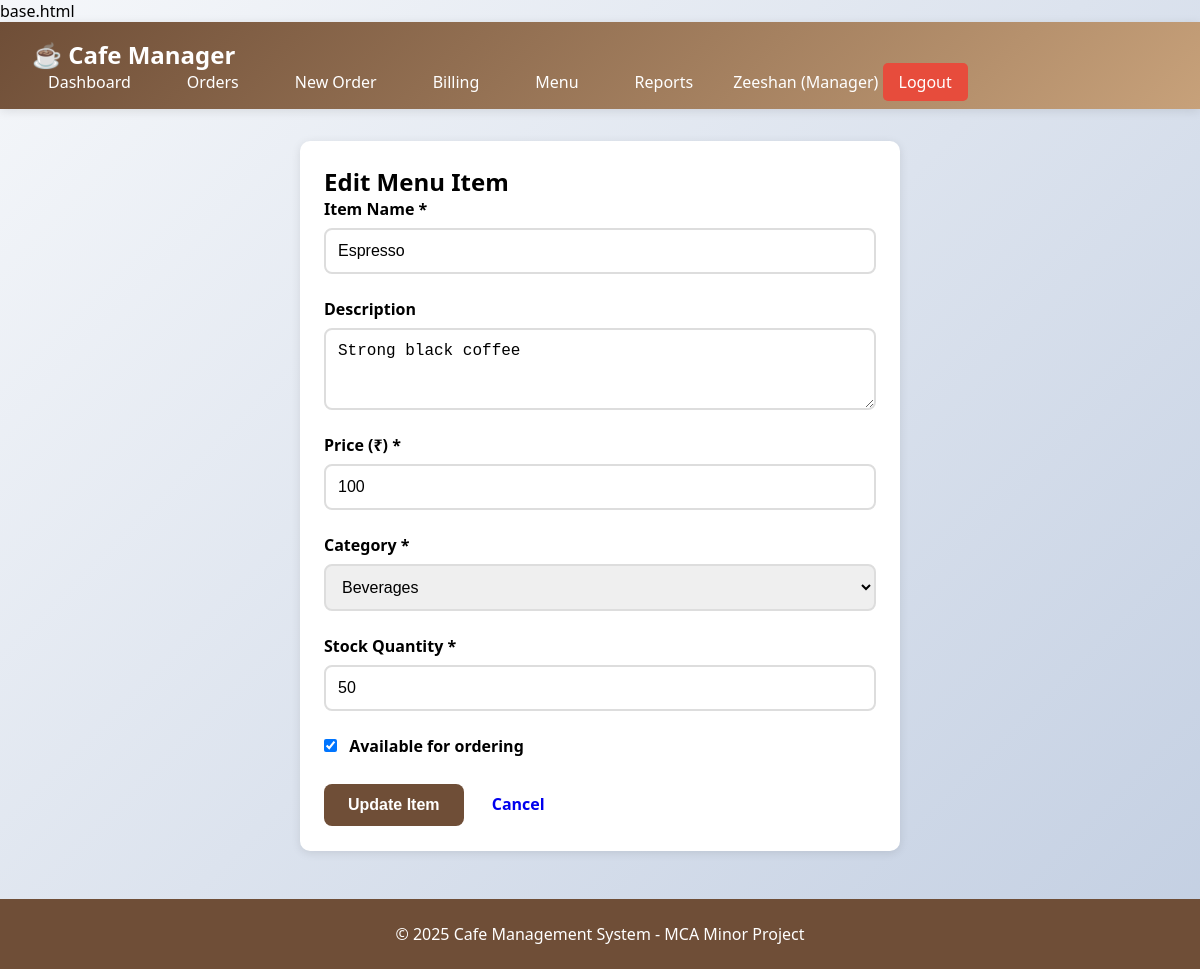
The app's page /menu/edit/2 (signed in) with its own data.
### tables this page shows
CREATE TABLE menu_items (
    id INTEGER PRIMARY KEY AUTOINCREMENT,
    name VARCHAR(150) NOT NULL,
    description TEXT,
    price DECIMAL(10, 2) NOT NULL,
    category VARCHAR(50) NOT NULL,
    stock_quantity INTEGER DEFAULT 0,
    is_available BOOLEAN DEFAULT 1,
    created_at TIMESTAMP DEFAULT CURRENT_TIMESTAMP
);

### app.py (the view, shortened to what this page needs)
@app.route('/menu/edit/<int:item_id>', methods=['GET', 'POST'])
@login_required
@role_required('Manager')
def edit_menu_item(item_id):
    conn = get_db_connection()
    item = conn.execute('SELECT * FROM menu_items WHERE id = ?', (item_id,)).fetchone()
    conn.close()
    return render_template('edit_menu_item.html', item=item)

### app.py (called while the page is built)
def get_db_connection():
    conn = sqlite3.connect(DATABASE)
    conn.row_factory = sqlite3.Row
    return conn

def login_required(f):
    @wraps(f)
    def decorated_function(*args, **kwargs):
        if 'user_id' not in session:
            flash('Please login first!', 'error')
            return redirect(url_for('login'))
        return f(*args, **kwargs)
    return decorated_function

def role_required(*roles):
    def wrapper(f):
        @wraps(f)
        def decorated_function(*args, **kwargs):
            if 'role' not in session or session['role'] not in roles:
                flash('Access denied! Insufficient permissions.', 'error')
                return redirect(url_for('dashboard'))
            return f(*args, **kwargs)
        return decorated_function
    return wrapper

### templates/edit_menu_item.html (shortened to what this page needs)
{% extends "base.html" %}
{% block content %}
<div class="card" style="max-width: 600px; margin: 0 auto;">
    <h2>Edit Menu Item</h2>
    <form method="POST" action="{{ url_for('edit_menu_item', item_id=item.id) }}">
        <div class="form-group">
            <label for="name">Item Name *</label>
            <input type="text" id="name" name="name" value="{{ item.name }}" required>
        </div>
        <div class="form-group">
            <label for="description">Description</label>
            <textarea id="description" name="description" rows="3">{{ item.description }}</textarea>
        </div>
        <div class="form-group">
            <label for="price">Price (₹) *</label>
            <input type="number" id="price" name="price" step="0.01" value="{{ item.price }}" required>
        </div>
        <div class="form-group">
            <label for="category">Category *</label>
            <select id="category" name="category" required>
                <option value="Beverages" {% if item.category == 'Beverages' %}selected{% endif %}>Beverages</option>
            </select>
        </div>
        <div class="form-group">
            <label for="stock_quantity">Stock Quantity *</label>
            <input type="number" id="stock_quantity" name="stock_quantity" value="{{ item.stock_quantity }}" required>
        </div>
        <div class="form-group">
            <label>
                <input type="checkbox" name="is_available" {% if item.is_available %}checked{% endif %}>
                Available for ordering
            </label>
        </div>
        <button type="submit" class="btn btn-primary">Update Item</button>
        <a href="{{ url_for('menu') }}" class="btn btn-secondary">Cancel</a>
    </form>
</div>
{% endblock %}

### templates/base.html (style rules this page uses)
* { margin: 0; padding: 0; box-sizing: border-box; }
body { font-family: 'Segoe UI', Tahoma, Geneva, Verdana, sans-serif; background: linear-gradient(135deg, #f5f7fa 0%, #c3cfe2 100%); min-height: 100vh; }
.card { background: white; border-radius: 10px; padding: 1.5rem; margin-bottom: 2rem; box-shadow: 0 2px 10px rgba(0,0,0,0.1); }
.btn { padding: 0.75rem 1.5rem; border: none; border-radius: 8px; font-size: 1rem; cursor: pointer; text-decoration: none; display: inline-block; transition: all 0.3s; font-weight: 600; }
.btn-primary { background: #6F4E37; color: white; }

### templates/edit_menu_item.html (style rules this page uses)
.form-group { margin-bottom: 1.5rem; }
.form-group label { display: block; margin-bottom: 0.5rem; font-weight: 600; }
.form-group input, .form-group select, .form-group textarea { width: 100%; padding: 0.75rem; border: 2px solid #ddd; border-radius: 8px; font-size: 1rem; }
.form-group input[type="checkbox"] { width: auto; margin-right: 0.5rem; }

### records on screen
menu_items: name "Espresso", description "Strong black coffee", price "100", category "Beverages", stock_quantity "50", is_available "☑"

### other values on screen
{{ session.user_name }} "Zeeshan"
{{ session.role }} "Manager"
